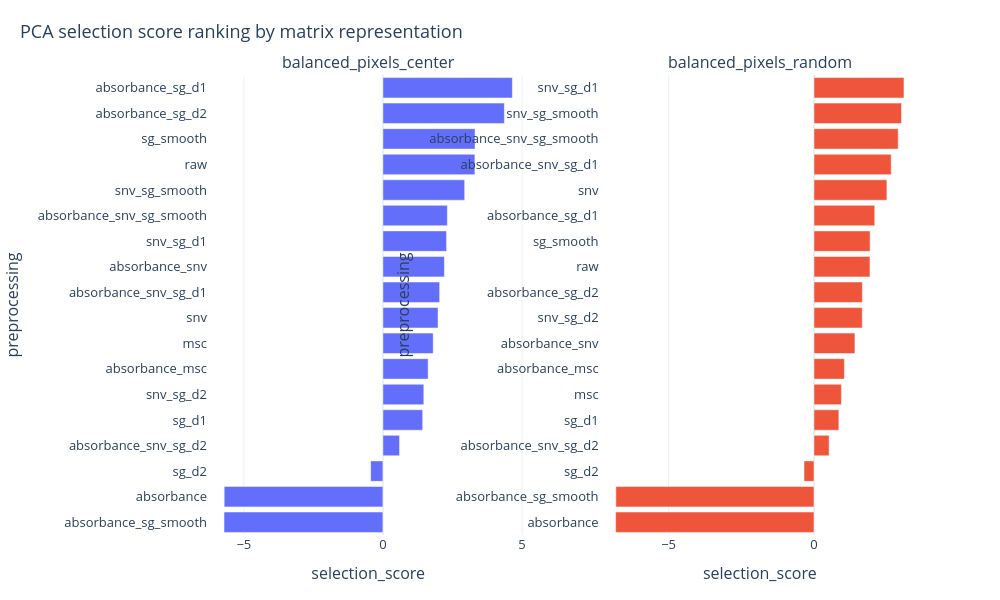

The cell this chart's notebook holds for it:
### Code cell
plot_pca_metric_ranking(
    top_candidates_pixels_df,
    metric="selection_score",
    group_col="matrix_variant",
    label_col="preprocessing",
    ascending=False,
    top_n=20,
    title="PCA selection score ranking by matrix representation",
    show=True,
)

### Figure 1 — Plotly figure (JSON) as saved in the notebook; plotly's stock layout.template omitted (floating-point values rounded to 4 significant figures)
{"data": [{"hovertemplate": "preprocessing: %{y}<br>selection_score: %{x:.4f}<extra></extra>", "name": "balanced_pixels_center", "orientation": "h", "showlegend": false, "type": "bar", "x": [-5.712, -5.706, -0.4411, 0.5977, 1.43, 1.471, 1.625, 1.808, 1.982, 2.04, 2.211, 2.288, 2.316, 2.939, 3.307, 3.312, 4.366, 4.654], "xaxis": "x", "y": ["absorbance_sg_smooth", "absorbance", "sg_d2", "absorbance_snv_sg_d2", "sg_d1", "snv_sg_d2", "absorbance_msc", "msc", "snv", "absorbance_snv_sg_d1", "absorbance_snv", "snv_sg_d1", "absorbance_snv_sg_smooth", "snv_sg_smooth", "raw", "sg_smooth", "absorbance_sg_d2", "absorbance_sg_d1"], "yaxis": "y"}, {"hovertemplate": "preprocessing: %{y}<br>selection_score: %{x:.4f}<extra></extra>", "name": "balanced_pixels_random", "orientation": "h", "showlegend": false, "type": "bar", "x": [-6.823, -6.816, -0.343, 0.5199, 0.8552, 0.9432, 1.046, 1.408, 1.661, 1.665, 1.926, 1.929, 2.091, 2.508, 2.655, 2.897, 3.01, 3.096], "xaxis": "x2", "y": ["absorbance", "absorbance_sg_smooth", "sg_d2", "absorbance_snv_sg_d2", "sg_d1", "msc", "absorbance_msc", "absorbance_snv", "snv_sg_d2", "absorbance_sg_d2", "raw", "sg_smooth", "absorbance_sg_d1", "snv", "absorbance_snv_sg_d1", "absorbance_snv_sg_smooth", "snv_sg_smooth", "snv_sg_d1"], "yaxis": "y2"}], "layout": {"annotations": [{"font": {"size": 16}, "showarrow": false, "text": "balanced_pixels_center", "x": 0.225, "xanchor": "center", "xref": "paper", "y": 1, "yanchor": "bottom", "yref": "paper"}, {"font": {"size": 16}, "showarrow": false, "text": "balanced_pixels_random", "x": 0.775, "xanchor": "center", "xref": "paper", "y": 1, "yanchor": "bottom", "yref": "paper"}], "font": {"size": 13}, "height": 600, "hoverlabel": {"namelength": -1}, "margin": {"b": 65, "l": 70, "r": 80, "t": 75}, "title": {"font": {"size": 18}, "text": "PCA selection score ranking by matrix representation", "x": 0.02}, "width": 1000, "xaxis": {"anchor": "y", "domain": [0, 0.45], "title": {"text": "selection_score"}}, "xaxis2": {"anchor": "y2", "domain": [0.55, 1], "title": {"text": "selection_score"}}, "yaxis": {"anchor": "x", "domain": [0, 1], "title": {"text": "preprocessing"}}, "yaxis2": {"anchor": "x2", "domain": [0, 1], "title": {"text": "preprocessing"}}}}
